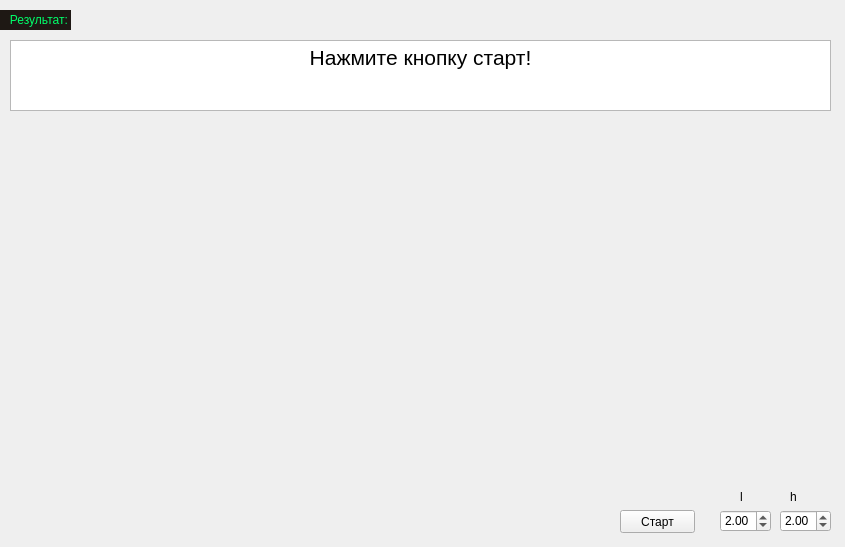
<?xml version="1.0" encoding="UTF-8"?>
<ui version="4.0">
 <class>MainWindow</class>
 <widget class="QMainWindow" name="MainWindow">
  <property name="geometry">
   <rect>
    <x>0</x>
    <y>0</y>
    <width>845</width>
    <height>547</height>
   </rect>
  </property>
  <property name="windowTitle">
   <string>Задание 3</string>
  </property>
  <widget class="QWidget" name="centralWidget">
   <widget class="QDoubleSpinBox" name="SpinBox_l">
    <property name="geometry">
     <rect>
      <x>720</x>
      <y>510</y>
      <width>51</width>
      <height>22</height>
     </rect>
    </property>
    <property name="decimals">
     <number>2</number>
    </property>
    <property name="maximum">
     <double>5.000000000000000</double>
    </property>
    <property name="singleStep">
     <double>0.100000000000000</double>
    </property>
    <property name="value">
     <double>2.000000000000000</double>
    </property>
   </widget>
   <widget class="QDoubleSpinBox" name="SpinBox_h">
    <property name="geometry">
     <rect>
      <x>780</x>
      <y>510</y>
      <width>51</width>
      <height>22</height>
     </rect>
    </property>
    <property name="decimals">
     <number>2</number>
    </property>
    <property name="maximum">
     <double>5.000000000000000</double>
    </property>
    <property name="singleStep">
     <double>0.100000000000000</double>
    </property>
    <property name="value">
     <double>2.000000000000000</double>
    </property>
   </widget>
   <widget class="QLabel" name="label">
    <property name="geometry">
     <rect>
      <x>740</x>
      <y>490</y>
      <width>46</width>
      <height>13</height>
     </rect>
    </property>
    <property name="text">
     <string>l</string>
    </property>
   </widget>
   <widget class="QLabel" name="label_2">
    <property name="geometry">
     <rect>
      <x>790</x>
      <y>490</y>
      <width>46</width>
      <height>13</height>
     </rect>
    </property>
    <property name="text">
     <string>h</string>
    </property>
   </widget>
   <widget class="QPushButton" name="pushButton">
    <property name="geometry">
     <rect>
      <x>620</x>
      <y>510</y>
      <width>75</width>
      <height>23</height>
     </rect>
    </property>
    <property name="text">
     <string>Старт</string>
    </property>
   </widget>
   <widget class="QLabel" name="label_3">
    <property name="geometry">
     <rect>
      <x>0</x>
      <y>10</y>
      <width>71</width>
      <height>20</height>
     </rect>
    </property>
    <property name="styleSheet">
     <string notr="true">color: rgb(0, 255, 106);
background-color: rgb(30, 24, 20);</string>
    </property>
    <property name="text">
     <string>   Результат:</string>
    </property>
   </widget>
   <widget class="QTextBrowser" name="label_info">
    <property name="geometry">
     <rect>
      <x>10</x>
      <y>40</y>
      <width>821</width>
      <height>71</height>
     </rect>
    </property>
    <property name="html">
     <string>&lt;!DOCTYPE HTML PUBLIC &quot;-//W3C//DTD HTML 4.0//EN&quot; &quot;http://www.w3.org/TR/REC-html40/strict.dtd&quot;&gt;
&lt;html&gt;&lt;head&gt;&lt;meta name=&quot;qrichtext&quot; content=&quot;1&quot; /&gt;&lt;style type=&quot;text/css&quot;&gt;
p, li { white-space: pre-wrap; }
&lt;/style&gt;&lt;/head&gt;&lt;body style=&quot; font-family:'MS Shell Dlg 2'; font-size:8.25pt; font-weight:400; font-style:normal;&quot;&gt;
&lt;p align=&quot;center&quot; style=&quot; margin-top:0px; margin-bottom:0px; margin-left:0px; margin-right:0px; -qt-block-indent:0; text-indent:0px;&quot;&gt;&lt;span style=&quot; font-family:'MS Shell Dlg 2'; font-size:16pt;&quot;&gt;Нажмите кнопку старт!&lt;/span&gt;&lt;/p&gt;
&lt;p align=&quot;center&quot; style=&quot;-qt-paragraph-type:empty; margin-top:0px; margin-bottom:0px; margin-left:0px; margin-right:0px; -qt-block-indent:0; text-indent:0px; font-family:'MS Shell Dlg 2'; font-size:16pt;&quot;&gt;&lt;br /&gt;&lt;/p&gt;&lt;/body&gt;&lt;/html&gt;</string>
    </property>
   </widget>
  </widget>
 </widget>
 <layoutdefault spacing="6" margin="11"/>
 <resources/>
 <connections/>
</ui>
